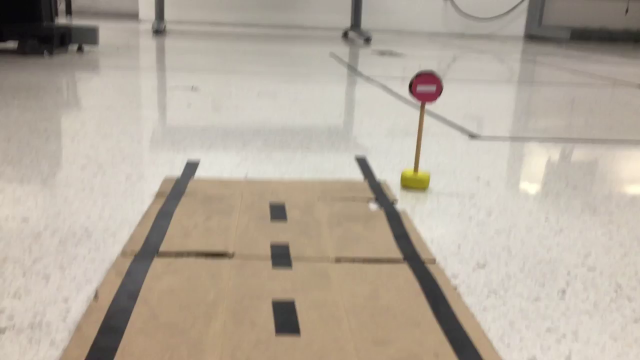
#> input picture haarcascadeDemo/inputFrame.png, 640 x 360 px, found by its file name
$ python cascadeTest.py
#> lines starting #> are read from the running program, lines starting #| are printed output that depends on the picture
# File        :   cascadeTest.py (Haar Cascade Test)
# Version     :   1.1.1
# Description :   Script that implements a Haar Cascade Classifier for
#             :   traffic signal detection
# Date:       :   May 29, 2022
# Author      :   Ricardo Acevedo-Avila (racevedoaa@gmail.com)
# License     :   MIT

import cv2
import os


# Shows an image
def showImage(imageName, inputImage, delay=0):
    cv2.namedWindow(imageName, cv2.WINDOW_NORMAL)
    cv2.imshow(imageName, inputImage)
    cv2.waitKey(delay)


# Writes a png image to disk:
def writeImage(imagePath, inputImage):
    imagePath = imagePath + ".png"
    cv2.imwrite(imagePath, inputImage, [cv2.IMWRITE_PNG_COMPRESSION, 0])
    print("Wrote Image: " + imagePath)


# Main Resources Path:
# Change paths accordingly, goddamnit!
filePath = os.path.join("D:/", "trackerTest")

# Load cascade:
modelsPath = os.path.join(filePath, "models")
cascadePath = os.path.join(modelsPath, "cascades", "signalCascade-01.xml")
signCascade = cv2.CascadeClassifier(cascadePath)

# Read image:
inputImage = cv2.imread(os.path.join(filePath, "inputFrame.png"))
#> inputImage is the input picture: shape (360, 640, 3); mean B, G, R 157.7, 171.1, 181.3

# BGR to Gray:
# (Haar Cascade Receives a grayscale image)
grayImage = cv2.cvtColor(inputImage, cv2.COLOR_BGR2GRAY)
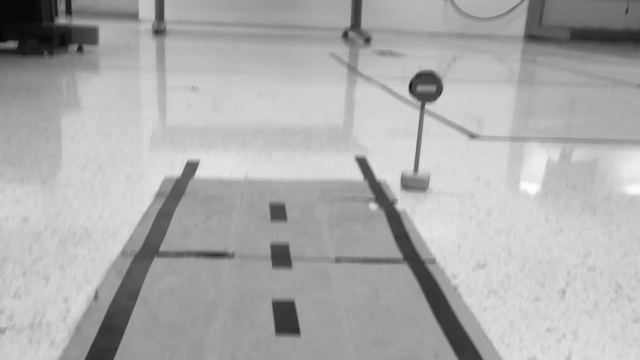
#> grayImage: shape (360, 640); min 5, max 253, mean 172.6

# Configure Haar Cascade
# See https://docs.opencv.org/4.5.5/db/d28/tutorial_cascade_classifier.html
boundingBoxes = signCascade.detectMultiScale(grayImage,
                                             scaleFactor=1.015,
                                             minNeighbors=15,
                                             minSize=(3, 3))
#> boundingBoxes = [[378, 37, 91, 91]]
# Get total of detected bounding boxes:
totalBoxes = len(boundingBoxes)
#> totalBoxes = 1
print("Objects detected via Cascade: " + str(totalBoxes))
#| Objects detected via Cascade: 1

# Loop through detected boxes:
for (x, y, w, h) in boundingBoxes:
    # Set color:
    color = (0, 255, 0)
    # Draw bounding box:
    cv2.rectangle(inputImage, (x, y), (x + w, y + h), color, 2)
    # Show image:
    showImage("Haar Cascade Boxes", inputImage)
#> this loop made 1 pass
#> (x, y, w, h, color) on pass 1: (378, 37, 91, 91, (0, 255, 0))
#> pass 1, in showImage, `cv2.imshow(imageName, inputImage)`:
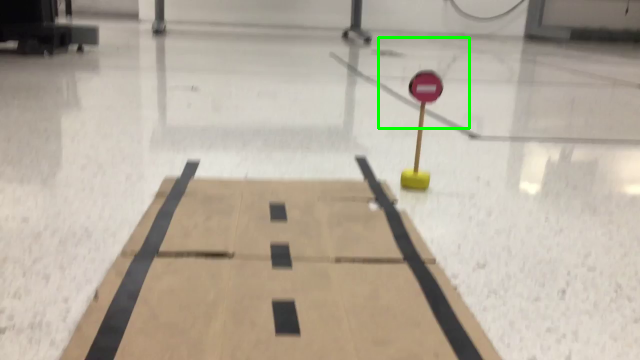
#> window 'Haar Cascade Boxes': shape (360, 640, 3); mean B, G, R 156.9, 171.4, 180.4
